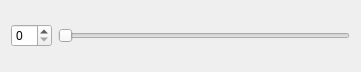
<?xml version="1.0" encoding="UTF-8"?>
<ui version="4.0">
 <class>DIY</class>
 <widget class="QWidget" name="DIY">
  <property name="geometry">
   <rect>
    <x>0</x>
    <y>0</y>
    <width>361</width>
    <height>72</height>
   </rect>
  </property>
  <property name="windowTitle">
   <string>Form</string>
  </property>
  <layout class="QHBoxLayout" name="horizontalLayout">
   <item>
    <widget class="QSpinBox" name="spinBox"/>
   </item>
   <item>
    <widget class="QSlider" name="horizontalSlider">
     <property name="orientation">
      <enum>Qt::Horizontal</enum>
     </property>
    </widget>
   </item>
  </layout>
 </widget>
 <resources/>
 <connections/>
</ui>
